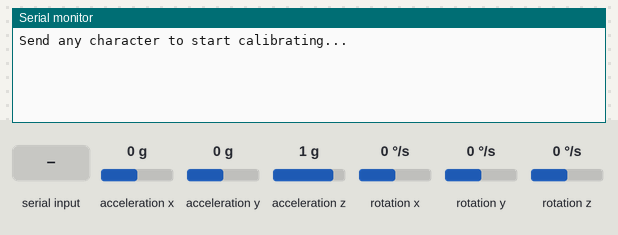
Recording of a sketch running on a simulated Arduino Uno, built with avr-gcc and run on an emulated ATmega328P. Parts: the last lines printed to the serial monitor. The inputs (shaded band) are chosen by the test bench; at power-on: acceleration x 0 g, acceleration y 0 g, acceleration z 1 g, rotation x 0 °/s, rotation y 0 °/s, rotation z 0 °/s.

Above: at 1.0 s.
1.1 s: "1" received over Serial
At 2.9 s:
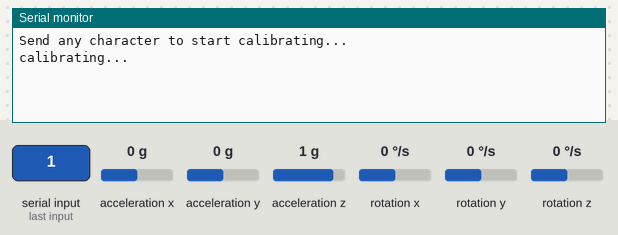
At 8.7 s:
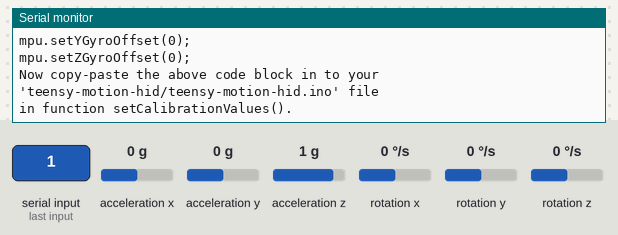

Measured:
- after the input at 1.1 s, the serial monitor: prints a new line after 0.40 s (image 1)

The sketch:

mpu6050-raw-calibration.ino
````cpp
// (licence header left out)
/*
 * title:
 *      MPU-6050 calibration with Arduino
 *
 * description:
 *      Returns calibration offsets for x, y, and z axes of MPU-6050 built-in accelerometer and gyroscope.
 *
 *      These offsets were meant to calibrate MPU-6050's internal Digital Motion Processor (DMP), but they can be
 *      also useful for reading data from sensors.
 *
 *      The effect of temperature has not been taken into account. It is not guaranteed that it'll work if is
 *      calibrated indoors and used outdoors. Best is to calibrate and use at the same temperature.
 *
 *      This is a highly-edited version of MPU-6050 calibration sketch written by Luis Ródenas. It uses MPU-6050
 *      library, written by Jeff Rowberg. That MPU-6050 library, uses the I2C serial communication protocol library,
 *      which is also written by Jeff Rowberg. Finally, the I2C serial communication protocol library uses the official
 *      Arduino I2C library, called Wire.
 *
 *      The MPU-6050 calibration sketch, written by Luis Ródenas, was originally posted here:
 *          https://www.i2cdevlib.com/forums/topic/96-arduino-sketch-to-automatically-calculate-mpu6050-offsets/
 *
 *      The link to the source code of MPU-6050 library, written by Jeff Rowberg, is here:
 *          https://github.com/jrowberg/i2cdevlib/tree/master/Arduino/MPU6050
 *
 *      The link to the source code of I2C serial protocol library, also written by Jeff Rowberg, is here:
 *          https://github.com/jrowberg/i2cdevlib/tree/master/Arduino/I2Cdev
 *
 *      The reference to the official Arduino I2C library, called Wire, can be found here:
 *          https://www.arduino.cc/en/reference/wire
 *
 * configuration:
 *      +-----------------------+----------------------------+
 *      | Arduino Uno board pin | GY-521 break-out board pin |
 *      +-----------------------+----------------------------+
 *      |          VCC          |             VCC            |
 *      +-----------------------+----------------------------+
 *      |          GND          |             GND            |
 *      +-----------------------+----------------------------+
 *      |           A5          |             SCL            |
 *      +-----------------------+----------------------------+
 *      |           A4          |             SDA            |
 *      +-----------------------+----------------------------+
 *
 * author:
 *      Melika Barzegaran <melika.barzegaran.hosseini@gmail.com>
 *
 * version:
 *      1.0.0
 */

/*
 * Add MPU-6050 library, written by Jeff Rowberg <jeff@rowberg.net>.
 * Link to the library: https://github.com/jrowberg/i2cdevlib/tree/master/Arduino/MPU6050
 */
#include "MPU6050.h"

/*
 * Define MPU-6050 object under calibration.
 * Input parameter is the I2C serial communication protocol address for the device.
 *
 * +-------------------+---------------------------------+
 * | address pin (AD0) |        I2C device address       |
 * +-------------------+---------------------------------+
 * |  connected to GND |  0x68 (MPU6050_ADDRESS_AD0_LOW) |
 * +-------------------+---------------------------------+
 * |  connected to VCC | 0x69 (MPU6050_ADDRESS_ADO_HIGH) |
 * +-------------------+---------------------------------+
 */
MPU6050 motionTrackingDevice(MPU6050_ADDRESS_AD0_LOW); // NOLINT(cert-err58-cpp)

/*
 * Number of reading sensor values to discard.
 * Default value is set to 100.
 */
const int DISCARD_SIZE = 100;

/*
 * Number of reading sensor values used to compute average.
 * Make it higher to get more precision but the sketch will be lower.
 * Default value is set to 1000.
 */
const int BUFFER_SIZE = 1000;

/*
 * Error range allowed for accelerometer calibration offsets.
 * Make it lower to get more precision, but sketch may not converge.
 * Default value is set to 8.
 */
const int ACCELEROMETER_TOLERANCE = 8;

/*
 * Error range allowed for gyroscope calibration offsets.
 * Make it lower to get more precision, but sketch may not converge.
 * Default value is set to 1.
 */
const int GYROSCOPE_TOLERANCE = 1;

/*
 * Step value, tuned for accelerometer, used in each step of calibration.
 * Default value is set to 8.
 */
const int ACCELEROMETER_STEP = 8;

/*
 * Step value, tuned for gyroscope, used in each step of calibration.
 * Default value is set to 3.
 */
const int GYROSCOPE_STEP = 3;

/*
 * Values we prefer to read from sensors in each axes when placing the device horizontally, package letters facing
 * up, without any movement.
 *
 * The goal values for all sensors in each axes are 0, except for z axis of accelerometer. The goal value for z
 * axis of accelerometer is 16384, meaning +1 g, indicating the object is under gravity.
 */
const int16_t ACCELEROMETER_X_GOAL = 0;
const int16_t ACCELEROMETER_Y_GOAL = 0;
const int16_t ACCELEROMETER_Z_GOAL = 16384;
const int16_t GYROSCOPE_X_GOAL = 0;
const int16_t GYROSCOPE_Y_GOAL = 0;
const int16_t GYROSCOPE_Z_GOAL = 0;

/*
 * The average value of each sensor in each axis.
 * Default values are set to max int.
 */
int16_t accelerometerXAverage = INT16_MAX;
int16_t accelerometerYAverage = INT16_MAX;
int16_t accelerometerZAverage = INT16_MAX;
int16_t gyroscopeXAverage = INT16_MAX;
int16_t gyroscopeYAverage = INT16_MAX;
int16_t gyroscopeZAverage = INT16_MAX;

/*
 * The calibration offsets of each sensor in each axis.
 * Default values are set to 0.
 */
int16_t accelerometerXOffset = 0;
int16_t accelerometerYOffset = 0;
int16_t accelerometerZOffset = 0;
int16_t gyroscopeXOffset = 0;
int16_t gyroscopeYOffset = 0;
int16_t gyroscopeZOffset = 0;

void setupUartSerialCommunicationProtocol();

void setupI2cSerialCommunicationProtocol();

void setClockSource();

void setRangeAndSensitivity();

void wakeUp();

void waitForCommandToStartCalibrating();

void calibrate();

void printResult();

bool isCalibrated();

void setCalibrationOffsets();

void discardUnreliableValues();

void computeAverageValues();

void printHeader();

void printAverageValues();

void printCalibrationOffsets();

void updateCalibrationOffsetsIfNotCalibrated();

bool isAccelerometerXCalibrated();

bool isAccelerometerYCalibrated();

bool isAccelerometerZCalibrated();

bool isGyroscopeXCalibrated();

bool isGyroscopeYCalibrated();

bool isGyroscopeZCalibrated();

void updateAccelerometerXOffset();

void updateAccelerometerYOffset();

void updateAccelerometerZOffset();

void updateGyroscopeXOffset();

void updateGyroscopeYOffset();

void updateGyroscopeZOffset();

int getAccelerometerXDifference();

int getAccelerometerYDifference();

int getAccelerometerZDifference();

int getGyroscopeXDifference();

int getGyroscopeYDifference();

int getGyroscopeZDifference();

void setup() {
    setupUartSerialCommunicationProtocol();
    setupI2cSerialCommunicationProtocol();
    setClockSource();
    setRangeAndSensitivity();
    wakeUp();
    waitForCommandToStartCalibrating();
    calibrate();
    printResult();
}

void loop() {}

void setupUartSerialCommunicationProtocol() {
    /*
     * Setup UART serial communication protocol.
     *
     * General UART serial communication protocol frame format is as below:
     * +-------+------+--------+------+
     * | start | data | parity | stop |
     * +-------+------+--------+------+
     * |   1   |  5-8 |   0-1  |  1-2 |
     * +-------+------+--------+------+
     *
     * 8N1 frame format, which is the default frame format, is used. It has:
     *
     *      - 1 bit for start,
     *      - 8 bits for data,
     *      - no parity,
     *      - and 1 bit for stop.
     *
     * As a result, frames used for UART serial communication protocol are overall 10 bits and as below:
     * +-------+------+------+
     * | start | data | stop |
     * +-------+------+------+
     * |   1   |   8  |   1  |
     * +-------+------+------+
     *
     * Set baud rate to 38400 bps. 38400 bps is chosen because the baud rate for UART serial communication protocol
     * in calibration sketch be the same as other sketches. This way, there will be no need to change the baud rate
     * in serial monitor when navigating between sketches.
     */
    Serial.begin(38400);
}

void setupI2cSerialCommunicationProtocol() {
    /*
     * Setup I2C serial communication protocol.
     *
     * Set clock Frequency of I2C serial communication protocol to the default value, which is the standard mode
     * (100 KHz). To set the clock frequency to the fast mode (400 KHz), use the code below:
     *
     * ```
     * Wire.setClock(400000);
     * ```
     */
    Wire.begin();
}

void setClockSource() {
    /*
     * register name = PWR_MGMT_1 (power management 1)
     *
     * +-----------------------+-----------------------+------+------+------+------+------+------+------+------+
     * | register number (HEX) | register number (DEC) | bit7 | bit6 | bit5 | bit4 | bit3 | bit2 | bit1 | bit0 |
     * +-----------------------+-----------------------+------+------+------+------+------+------+------+------+
     * |          0x6B         |          107          |   -  |   -  |   -  |   -  |   -  |     CLKSEL[2:0]    |
     * +-----------------------+-----------------------+------+------+------+------+------+--------------------+
     *
     * +--------+---------------------------------------------------------+
     * | CLKSEL |                       clock source                      |
     * +--------+---------------------------------------------------------+
     * |    0   |                internal 8 MHz oscillator                |
     * +--------+---------------------------------------------------------+
     * |    1   |           PLL with x axis gyroscope reference           | <- selected
     * +--------+---------------------------------------------------------+
     * |    2   |           PLL with y axis gyroscope reference           |
     * +--------+---------------------------------------------------------+
     * |    3   |           PLL with z axis gyroscope reference           |
     * +--------+---------------------------------------------------------+
     * |    4   |          PLL with external 32.768 KHz reference         |
     * +--------+---------------------------------------------------------+
     * |    5   |           PLL with external 19.2 MHz reference          |
     * +--------+---------------------------------------------------------+
     * |    6   |                         reserved                        |
     * +--------+---------------------------------------------------------+
     * |    7   | stops the clock and keeps the timing generator in reset |
     * +--------+---------------------------------------------------------+
     *
     * Set clock source to use x axis of gyroscope as clock reference.
     * Selecting one of the axes of gyroscope as clock reference provides us with a more accurate clock source.
     */
    motionTrackingDevice.setClockSource(MPU6050_CLOCK_PLL_XGYRO);
}

void setRangeAndSensitivity() {
    /*
     * register name = ACCEL_CONFIG (accelerometer configuration)
     *
     * +-----------------------+-----------------------+------+------+------+-------+------+------+------+------+
     * | register number (HEX) | register number (DEC) | bit7 | bit6 | bit5 |  bit4 | bit3 | bit2 | bit1 | bit0 |
     * +-----------------------+-----------------------+------+------+------+-------+------+------+------+------+
     * |          0x1C         |           28          |   -  |   -  |   -  | AFS_SEL[1:0] |   -  |   -  |   -  |
     * +-----------------------+-----------------------+------+------+------+--------------+------+------+------+
     *
     * +---------+------------------+-------------+
     * | AFS_SEL | full-scale range | sensitivity |
     * +---------+------------------+-------------+
     * |    0    |      +/-2 g      | 16384 LSB/g | <-- selected
     * +---------+------------------+-------------+
     * |    1    |      +/-4 g      |  8192 LSB/g |
     * +---------+------------------+-------------+
     * |    2    |      +/-8 g      |  4096 LSB/g |
     * +---------+------------------+-------------+
     * |    3    |      +/-16 g     |  2048 LSB/g |
     * +---------+------------------+-------------+
     *
     * Set full-scale range for accelerometer to +/-2 g.
     * Set sensitivity for accelerometer to 16384 LSB/g.
     * Reading 16384 from accelerometer over one of its axes means the acceleration of +1 g towards that axis.
     */
    motionTrackingDevice.setFullScaleAccelRange(MPU6050_ACCEL_FS_2);

    /*
     * register name = GYRO_CONFIG (gyroscope configuration)
     *
     * +-----------------------+-----------------------+------+------+------+------+------+------+------+------+
     * | register number (HEX) | register number (DEC) | bit7 | bit6 | bit5 | bit4 | bit3 | bit2 | bit1 | bit0 |
     * +-----------------------+-----------------------+------+------+------+------+------+------+------+------+
     * |          0x1B         |           27          |   -  |   -  |   -  | FS_SEL[1:0] |   -  |   -  |   -  |
     * +-----------------------+-----------------------+------+------+------+-------------+------+------+------+
     *
     * +--------+------------------+--------------+
     * | FS_SEL | full-scale range |  sensitivity |
     * +--------+------------------+--------------+
     * |    0   |    +/-250 dps    |  131 LSB/dps | <- selected
     * +--------+------------------+--------------+
     * |    1   |    +/-500 dps    | 65.5 LSB/dps |
     * +--------+------------------+--------------+
     * |    2   |    +/-1000 dps   | 32.8 LSB/dps |
     * +--------+------------------+--------------+
     * |    3   |    +/-2000 dps   | 16.4 LSB/dps |
     * +--------+------------------+--------------+
     *
     * Set full-scale range for gyroscope to +/-250 dps.
     * Set sensitivity for gyroscope to 131 LSB/dps.
     * Reading 131 from gyroscope over one of its axes means the angular speed of +1 dps around that axis.
     */
    motionTrackingDevice.setFullScaleGyroRange(MPU6050_GYRO_FS_250);
}

void wakeUp() {
    /*
     * register name = PWR_MGMT_1 (power management 1)
     *
     * +-----------------------+-----------------------+------+-------+------+------+------+------+------+------+
     * | register number (HEX) | register number (DEC) | bit7 |  bit6 | bit5 | bit4 | bit3 | bit2 | bit1 | bit0 |
     * +-----------------------+-----------------------+------+-------+------+------+------+------+------+------+
     * |          0x6B         |          107          |   -  | SLEEP |   -  |   -  |   -  |   -  |   -  |   -  |
     * +-----------------------+-----------------------+------+-------+------+------+------+------+------+------+
     *
     * Wake up the device from sleep mode.
     * Also consider that all the sensors (accelerometer, gyroscope, and temperature) are enabled and consuming around
     * 3.8 (mA) current.
     */
    motionTrackingDevice.setSleepEnabled(false);
}

void waitForCommandToStartCalibrating() {
    /*
     * Empty the buffer.
     */
    while (Serial.available() && Serial.read());

    /*
     * Wait for command to start calibrating.
     */
    while (!Serial.available()) {
        Serial.println(F("Send any character to start calibrating..."));
        delay(1500);
    }

    /*
     * Empty the buffer again.
     */
    while (Serial.available() && Serial.read());
}

void calibrate() {
    while (!isCalibrated()) {
        Serial.println(F("\ncalibrating..."));
        setCalibrationOffsets();
        discardUnreliableValues();
        computeAverageValues();
        printHeader();
        printAverageValues();
        printCalibrationOffsets();
        updateCalibrationOffsetsIfNotCalibrated();
    }
}

void printResult() {
    Serial.println(F("\nMPU-6050 is calibrated."));
    Serial.println(F("\nUse these calibration offsets in your code:"));

    Serial.print(F("mpu.setXAccelOffset("));
    Serial.print(accelerometerXOffset);
    Serial.println(F(");"));

    Serial.print(F("mpu.setYAccelOffset("));
    Serial.print(accelerometerYOffset);
    Serial.println(F(");"));

    Serial.print(F("mpu.setZAccelOffset("));
    Serial.print(accelerometerZOffset);
    Serial.println(F(");"));

    Serial.print(F("mpu.setXGyroOffset("));
    Serial.print(gyroscopeXOffset);
    Serial.println(F(");"));

    Serial.print(F("mpu.setYGyroOffset("));
    Serial.print(gyroscopeYOffset);
    Serial.println(F(");"));

    Serial.print(F("mpu.setZGyroOffset("));
    Serial.print(gyroscopeZOffset);
    Serial.println(F(");"));

    Serial.println(F(
            "\nNow copy-paste the above code block in to your\n"
            "'teensy-motion-hid/teensy-motion-hid.ino' file\n"
            "in function setCalibrationValues()."));
}

bool isCalibrated() {
    return isAccelerometerXCalibrated()
           && isAccelerometerYCalibrated()
           && isAccelerometerZCalibrated()
           && isGyroscopeXCalibrated()
           && isGyroscopeYCalibrated()
           && isGyroscopeZCalibrated();
}

void setCalibrationOffsets() {
    motionTrackingDevice.setXAccelOffset(accelerometerXOffset);
    motionTrackingDevice.setYAccelOffset(accelerometerYOffset);
    motionTrackingDevice.setZAccelOffset(accelerometerZOffset);
    motionTrackingDevice.setXGyroOffset(gyroscopeXOffset);
    motionTrackingDevice.setYGyroOffset(gyroscopeYOffset);
    motionTrackingDevice.setZGyroOffset(gyroscopeZOffset);
}

void discardUnreliableValues() {
    int16_t accelerometerX;
    int16_t accelerometerY;
    int16_t accelerometerZ;
    int16_t gyroscopeX;
    int16_t gyroscopeY;
    int16_t gyroscopeZ;

    for (int counter = 0; counter < DISCARD_SIZE; counter++) {
        motionTrackingDevice.getMotion6(&accelerometerX, &accelerometerY, &accelerometerZ, &gyroscopeX, &gyroscopeY,
                                        &gyroscopeZ);

        /*
         * So that we don't get the same values over, and over again.
         */
        delay(2);
    }
}

void computeAverageValues() {
    int16_t accelerometerX;
    int16_t accelerometerY;
    int16_t accelerometerZ;
    int16_t gyroscopeX;
    int16_t gyroscopeY;
    int16_t gyroscopeZ;

    long accelerometerXBuffer = 0;
    long accelerometerYBuffer = 0;
    long accelerometerZBuffer = 0;
    long gyroscopeXBuffer = 0;
    long gyroscopeYBuffer = 0;
    long gyroscopeZBuffer = 0;

    for (int counter = 0; counter < BUFFER_SIZE; counter++) {
        motionTrackingDevice.getMotion6(&accelerometerX, &accelerometerY, &accelerometerZ, &gyroscopeX, &gyroscopeY,
                                        &gyroscopeZ);

        accelerometerXBuffer += accelerometerX;
        accelerometerYBuffer += accelerometerY;
        accelerometerZBuffer += accelerometerZ;
        gyroscopeXBuffer += gyroscopeX;
        gyroscopeYBuffer += gyroscopeY;
        gyroscopeZBuffer += gyroscopeZ;

        /*
         * So that we don't get the same values over, and over again.
         */
        delay(2);
    }

    accelerometerXAverage = static_cast<int>(accelerometerXBuffer / BUFFER_SIZE);
    accelerometerYAverage = static_cast<int>(accelerometerYBuffer / BUFFER_SIZE);
    accelerometerZAverage = static_cast<int>(accelerometerZBuffer / BUFFER_SIZE);
    gyroscopeXAverage = static_cast<int>(gyroscopeXBuffer / BUFFER_SIZE);
    gyroscopeYAverage = static_cast<int>(gyroscopeYBuffer / BUFFER_SIZE);
    gyroscopeZAverage = static_cast<int>(gyroscopeZBuffer / BUFFER_SIZE);
}

void printHeader() {
    Serial.println(F("\t\t\tax\tay\taz\tgx\tgy\tgz"));
    Serial.println(F("\t\t\t------------------------------------------------"));
}

void printAverageValues() {
    Serial.print(F("average values:\t\t"));
    Serial.print(accelerometerXAverage);
    Serial.print(F("\t"));
    Serial.print(accelerometerYAverage);
    Serial.print(F("\t"));
    Serial.print(accelerometerZAverage);
    Serial.print(F("\t"));
    Serial.print(gyroscopeXAverage);
    Serial.print(F("\t"));
    Serial.print(gyroscopeYAverage);
    Serial.print(F("\t"));
    Serial.println(gyroscopeZAverage);
}

void printCalibrationOffsets() {
    Serial.print(F("calibration offsets:\t"));
    Serial.print(accelerometerXOffset);
    Serial.print(F("\t"));
    Serial.print(accelerometerYOffset);
    Serial.print(F("\t"));
    Serial.print(accelerometerZOffset);
    Serial.print(F("\t"));
    Serial.print(gyroscopeXOffset);
    Serial.print(F("\t"));
    Serial.print(gyroscopeYOffset);
    Serial.print(F("\t"));
    Serial.println(gyroscopeZOffset);
}

void updateCalibrationOffsetsIfNotCalibrated() {
    if (!isAccelerometerXCalibrated()) updateAccelerometerXOffset();
    if (!isAccelerometerYCalibrated()) updateAccelerometerYOffset();
    if (!isAccelerometerZCalibrated()) updateAccelerometerZOffset();
    if (!isGyroscopeXCalibrated()) updateGyroscopeXOffset();
    if (!isGyroscopeYCalibrated()) updateGyroscopeYOffset();
    if (!isGyroscopeZCalibrated()) updateGyroscopeZOffset();
}

bool isAccelerometerXCalibrated() { return abs(getAccelerometerXDifference()) <= ACCELEROMETER_TOLERANCE; }

bool isAccelerometerYCalibrated() { return abs(getAccelerometerYDifference()) <= ACCELEROMETER_TOLERANCE; }

bool isAccelerometerZCalibrated() { return abs(getAccelerometerZDifference()) <= ACCELEROMETER_TOLERANCE; }

bool isGyroscopeXCalibrated() { return abs(getGyroscopeXDifference()) <= GYROSCOPE_TOLERANCE; }

bool isGyroscopeYCalibrated() { return abs(getGyroscopeYDifference()) <= GYROSCOPE_TOLERANCE; }

bool isGyroscopeZCalibrated() { return abs(getGyroscopeZDifference()) <= GYROSCOPE_TOLERANCE; }

void updateAccelerometerXOffset() { accelerometerXOffset += getAccelerometerXDifference() / ACCELEROMETER_STEP; }

void updateAccelerometerYOffset() { accelerometerYOffset += getAccelerometerYDifference() / ACCELEROMETER_STEP; }

void updateAccelerometerZOffset() { accelerometerZOffset += getAccelerometerZDifference() / ACCELEROMETER_STEP; }

void updateGyroscopeXOffset() { gyroscopeXOffset += getGyroscopeXDifference() / GYROSCOPE_STEP; }

void updateGyroscopeYOffset() { gyroscopeYOffset += getGyroscopeYDifference() / GYROSCOPE_STEP; }

void updateGyroscopeZOffset() { gyroscopeZOffset += getGyroscopeZDifference() / GYROSCOPE_STEP; }

int getAccelerometerXDifference() { return ACCELEROMETER_X_GOAL - accelerometerXAverage; }

int getAccelerometerYDifference() { return ACCELEROMETER_Y_GOAL - accelerometerYAverage; }

int getAccelerometerZDifference() { return ACCELEROMETER_Z_GOAL - accelerometerZAverage; }

int getGyroscopeXDifference() { return GYROSCOPE_X_GOAL - gyroscopeXAverage; }

int getGyroscopeYDifference() { return GYROSCOPE_Y_GOAL - gyroscopeYAverage; }

int getGyroscopeZDifference() { return GYROSCOPE_Z_GOAL - gyroscopeZAverage; }
````
